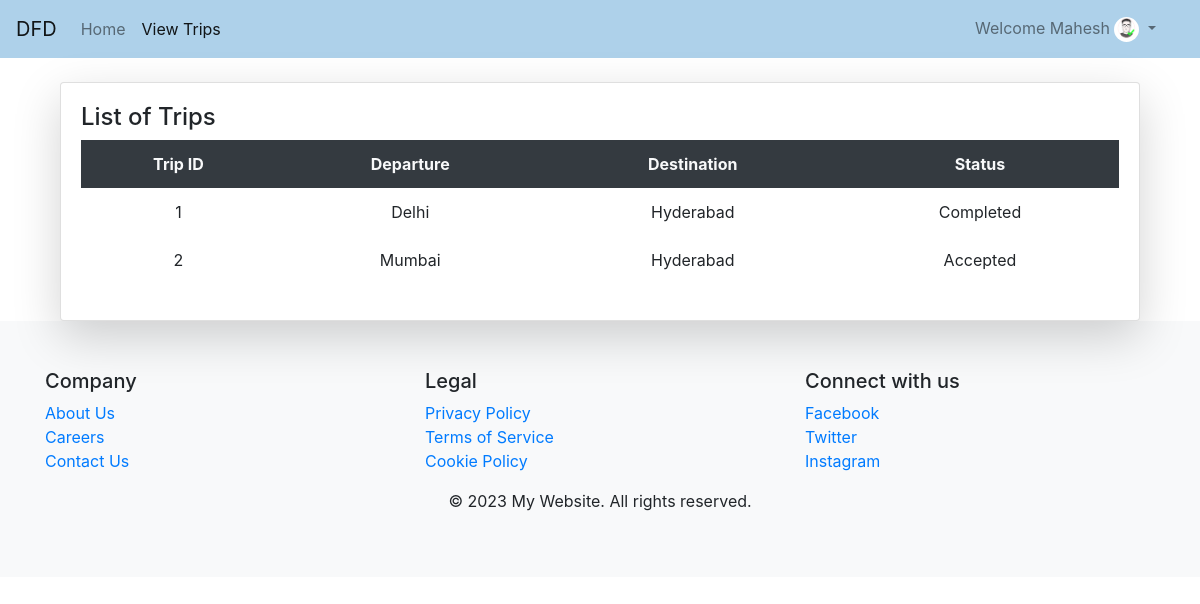
Page /viewtrips/ (signed in) on the committed database.
### Face_Recognition/models.py (models this page shows)
class User(AbstractUser):
	rt = [
		(0,'User'),
		(1,'Driver'),
		(2,'Staff'),
		(3,'admin'),
	]
	License = models.CharField(max_length=20)
	role_type = models.IntegerField(default=0)
	upfe = models.ImageField(upload_to='Profiles/',default='sample.png')

class trips(models.Model):
    x = [
        ("k", "Select your Departure"),
        ("H", "Hyderabad"),
        ("M", "Mumbai"),
        ("D", "Delhi"),
        ("K", "Kolkata"),
    ]
    xy = [
        ("k", "Select your Destination"),
        ("H", "Hyderabad"),
        ("M", "Mumbai"),
        ("D", "Delhi"),
        ("K", "Kolkata"),
    ]
    k = [
	    ('0',"Pending"),
	    ('1',"Declined"),
	    ('2',"Accepted"),
	    ('3',"Completed")
    ]
    Trip_ID = models.AutoField(primary_key=True)
    Booking_Status = models.IntegerField(default=0)
    Departure = models.CharField(max_length=5, default='k', choices=x)
    Destination = models.CharField(max_length=5, default='k', choices=xy)
    Username = models.CharField(default=0, max_length=50)
    Drivername = models.CharField(max_length=50)
    status = models.CharField(default='0', choices=k, max_length=50)

### Face_Recognition/views.py (the view, shortened to what this page needs)
# urls.py: path('viewtrips/',views.viewtrips,name="view_trips"),
@login_required
def viewtrips(request):
    ku = User.objects.get(id=request.user.id)
    m = tripsform()
    y = trips.objects.all()
    return render(request, 'viewtrips.html', {'x': m, 'y': y})

### templates/viewtrips.html (shortened to what this page needs)
{% extends 'base.html' %}
{% block content %}
{% if user.is_authenticated %}
{% if request.user.role_type == 3 or user.role_type == 2 %}
<div class="row">
    <div class="col">
        <div class="card card-body shadow-lg">
            <h4>List of Trips</h4>
            <table class="table table-borderless text-center">
                <tr class="bg-dark text-light">
                    <th>Trip ID</th>
                    <th>Trip Status</th>
                    <th>Departure</th>
                    <th>Destination</th>
                    <th>Driver</th>
                    <th>Actions</th>
                </tr>
                {% for j in y %}
                <tr>
                    <td>{{j.Trip_ID}}</td>
                    <td>
                        {% if j.status == '0' %}
                        <p class="badge badge-warning">Pending</p>
                        {% elif j.status == '1' %}
                        <p class="badge badge-danger">Declined</p>
                        {% elif j.status == '2' %}
                        <p class="badge badge-info">Accepted</p>
                        {% else  %}
                        <p class="badge badge-success">Completed</p>
                        {% endif %}
                    </td>
                    <td>{% if j.Departure == 'H' %}Hyderabad{% elif j.Departure == 'M' %}Mumbai{% elif j.Departure == 'D' %}Delhi{% elif j.Departure == 'K' %}Kolkata{% endif %}</td>
                    <td>{% if j.Destination == 'H' %}Hyderabad{% elif j.Destination == 'M' %}Mumbai{% elif j.Destination == 'D' %}Delhi{% elif j.Destination == 'K' %}Kolkata{% endif %}</td>
                    <td>{{j.Drivername}}</td>
                    <td>
                        <div class="row">
                            <div class="col">
                                <a href="{% url 'edit_trip' j.Trip_ID %}" class="btn btn-info form-control btn-sm">Edit</a>
                            </div>
                        </div>
                    </td>
                </tr>
                {% endfor %}
            </table>
        </div>
    </div>
</div>
{% elif request.user.role_type == 1 %}
<div class="container mt-4">
    <div class="row">
        <div class="col">
            <div class="card card-body shadow-lg">
                <h4>List of Trips</h4>
                <table class="table table-borderless text-center">
                    <tr class="bg-dark text-light">
                        <th>Trip ID</th>
                        <th>Departure</th>
                        <th>Destination</th>
                        <th>Status</th>
                    </tr>
                    {% for j in y %}
                    {% if j.Drivername == request.user.username %}
                    <tr>
                        <td>{{j.Trip_ID}}</td>
                        <td>{% if j.Departure == 'H' %}Hyderabad{% elif j.Departure == 'M' %}Mumbai{% elif j.Departure == 'D' %}Delhi{% elif j.Departure == 'K' %}Kolkata{% endif %}</td>
                        <td>{% if j.Destination == 'H' %}Hyderabad{% elif j.Destination == 'M' %}Mumbai{% elif j.Destination == 'D' %}Delhi{% elif j.Destination == 'K' %}Kolkata{% endif %}</td>
                        <td>{% if j.status == '0' %}Pending{% elif j.status == '1' %}Declined{% elif j.status == '2' %}Accepted{% else %}Completed{% endif %}</td>
                    </tr>
                    {% endif %}
                    {% endfor %}
                </table>
            </div>
        </div>
    </div>
</div>
{% endif %}
{% endif %}
{% endblock %}

### templates/navbar.html (shortened to what this page needs)
<nav class="navbar navbar-expand-lg navbar-light" style="background-color: #aed1ea;">
    <a class="navbar-brand" href="{% url 'hm' %}">DFD</a>
    <div class="collapse navbar-collapse" id="collapsibleNavbar">
        <ul class="navbar-nav">
            {% if not user.is_authenticated %}
                <li class="nav-item">
                    <a class="nav-link {% if request.path == '/' %}active{% endif %}" href="{% url 'hm' %}">Home</a>
                </li>
                <li class="nav-item">
                    <a class="nav-link {% if request.path == '/about/' %}active{% endif %}" href="{% url 'about' %}">About</a>
                </li>
                <li class="nav-item">
                    <a class="nav-link {% if request.path == '/contact/' %}active{% endif %}" href="{% url 'contact' %}">Contact</a>
                </li>
                <li class="nav-item">
                    <a class="nav-link {% if request.path == '/register/' %}active{% endif %}" href="{% url 'register' %}">Register</a>
                </li>
                {% else %}
                    <li class="nav-item">
                        <a class="nav-link {% if request.path == '/' %}active{% endif %}" href="{% url 'hm' %}">Home</a>
                    </li>
                {% if request.user.role_type == 0 %}
                    <li class="nav-item">
                        <a class="nav-link {% if request.path == '/viewtrips/' %}active{% endif %}" href="{% url 'view_trips' %}">View Trips</a>
                    </li>
                {% elif request.user.role_type == 1 %}
                    <li class="nav-item">
                        <a class="nav-link {% if request.path == '/viewtrips/' %}active{% endif %}" href="{% url 'view_trips' %}">View Trips</a>
                    </li>
                {% elif request.user.role_type == 2 %}
                    <li class="nav-item">
                        <a class="nav-link {% if request.path == '/viewtrips/' %}active{% endif %}" href="{% url 'view_trips' %}">View Trips</a>
                    </li>
                {% endif %}
            {% endif %}
        </ul>
        <ul class="navbar-nav ml-auto" style="margin-right: 20px">
            {% if user.is_authenticated %}
                <div class="dropdown">
                    <a class="nav-link dropdown-toggle" data-toggle="dropdown">Welcome {{request.user.username}}
                        <img src="{{request.user.upfe.url}}" class="rounded-circle" height="25px" width="25px">
                    </a>
                </div>
            {% else %}
                <li class="nav-item">
                    <a class="nav-link {% if request.path == '/lgo/' %}active{% endif %}" href="{% url 'login' %}">Login</a>
                </li>
            {% endif %}
          </ul>
    </div>
</nav>

### rows in the picture
User: user.username "Mahesh", user.upfe (picture)
trips: Trip_ID "1", Departure "Delhi", Destination "Hyderabad", status "Completed"
trips: Trip_ID "2", Departure "Mumbai", Destination "Hyderabad", status "Accepted"
